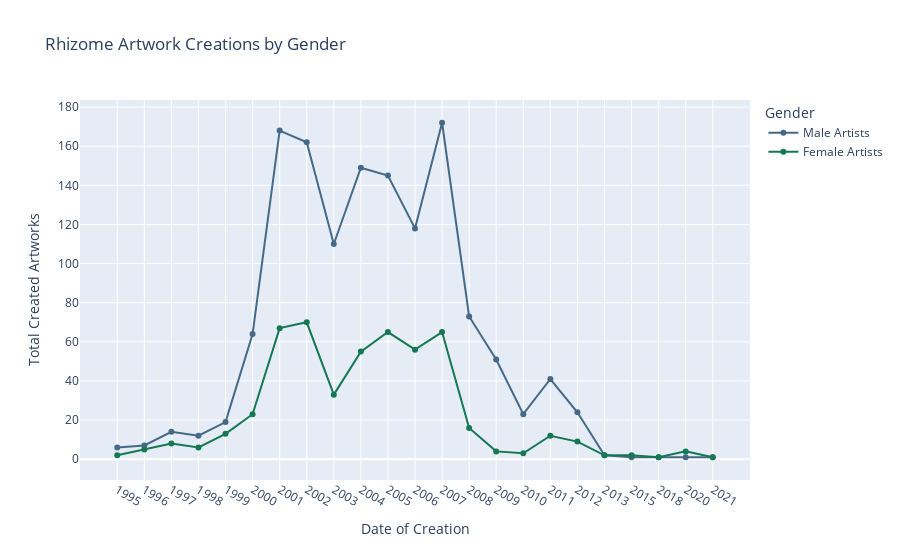

Source (notebook cell):
### Code cell
#Dual line plot for Creation
fig = px.line(rhizome_gender_artworks_2, x='Date Created', y=['Male Artists', 'Female Artists'], markers=True, labels={'Date Created': 'Date of Creation', 'value': 'Total Created Artworks', 'variable': 'Gender'}, title='Rhizome Artwork Creations by Gender', color_discrete_map={"Male Artists": "#456987","Female Artists": "#147852"})
fig.update_traces(hovertemplate=None)
fig.update_layout(hovermode="x unified")
fig.show()

### Figure 1 — Plotly figure (JSON) as saved in the notebook; plotly's stock layout.template omitted (floating-point values rounded to 4 significant figures)
{"data": [{"legendgroup": "Male Artists", "line": {"color": "#456987", "dash": "solid"}, "marker": {"symbol": "circle"}, "mode": "markers+lines", "name": "Male Artists", "orientation": "v", "showlegend": true, "type": "scatter", "x": ["1995", "1996", "1997", "1998", "1999", "2000", "2001", "2002", "2003", "2004", "2005", "2006", "2007", "2008", "2009", "2010", "2011", "2012", "2013", "2015", "2018", "2020", "2021"], "xaxis": "x", "y": [6, 7, 14, 12, 19, 64, 168, 162, 110, 149, 145, 118, 172, 73, 51, 23, 41, 24, 2, 1, 1, 1, 1], "yaxis": "y"}, {"legendgroup": "Female Artists", "line": {"color": "#147852", "dash": "solid"}, "marker": {"symbol": "circle"}, "mode": "markers+lines", "name": "Female Artists", "orientation": "v", "showlegend": true, "type": "scatter", "x": ["1995", "1996", "1997", "1998", "1999", "2000", "2001", "2002", "2003", "2004", "2005", "2006", "2007", "2008", "2009", "2010", "2011", "2012", "2013", "2015", "2018", "2020", "2021"], "xaxis": "x", "y": [2, 5, 8, 6, 13, 23, 67, 70, 33, 55, 65, 56, 65, 16, 4, 3, 12, 9, 2, 2, 1, 4, 1], "yaxis": "y"}], "layout": {"hovermode": "x unified", "legend": {"title": {"text": "Gender"}, "tracegroupgap": 0}, "title": {"text": "Rhizome Artwork Creations by Gender"}, "xaxis": {"anchor": "y", "domain": [0, 1], "title": {"text": "Date of Creation"}}, "yaxis": {"anchor": "x", "domain": [0, 1], "title": {"text": "Total Created Artworks"}}}}
